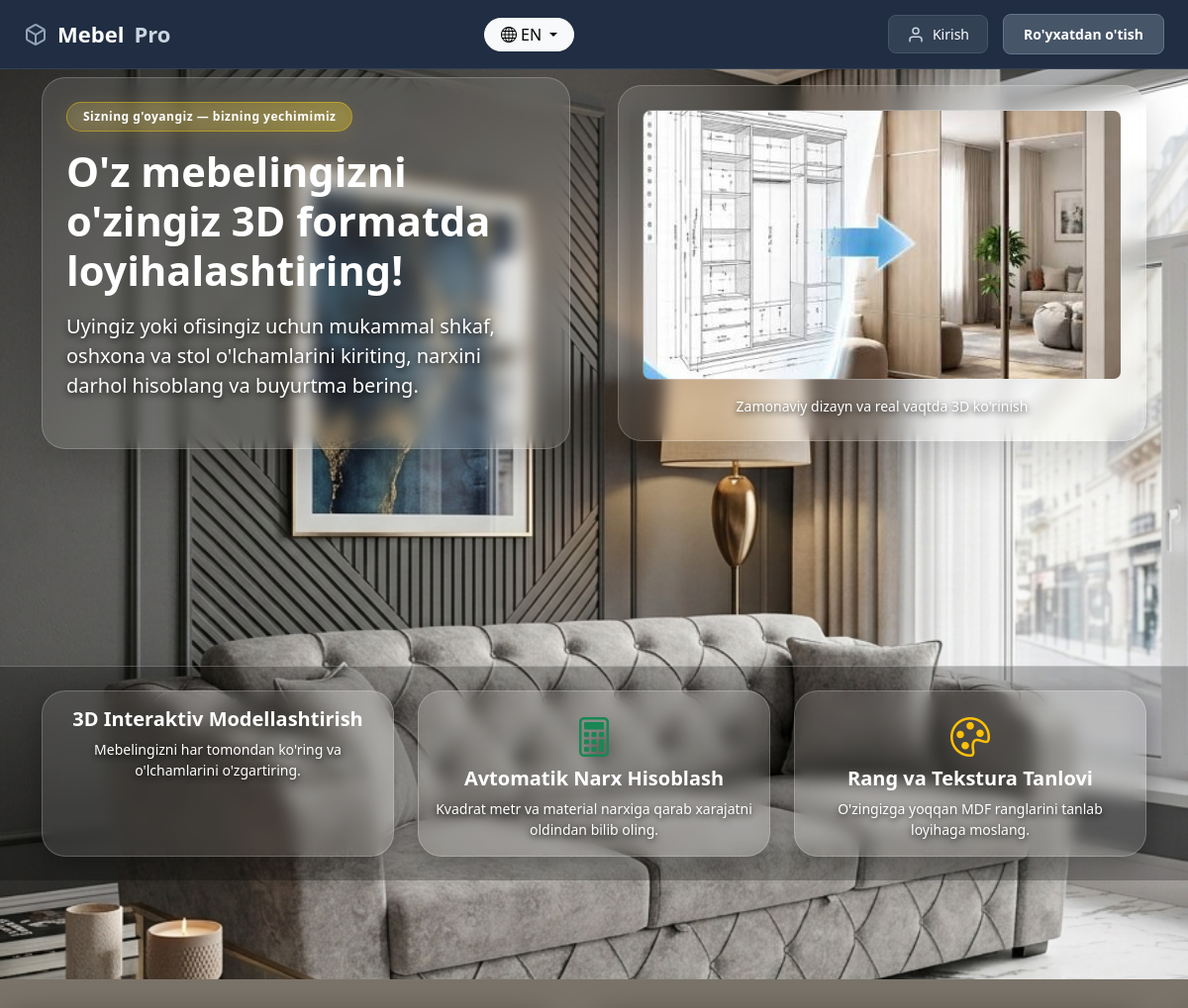
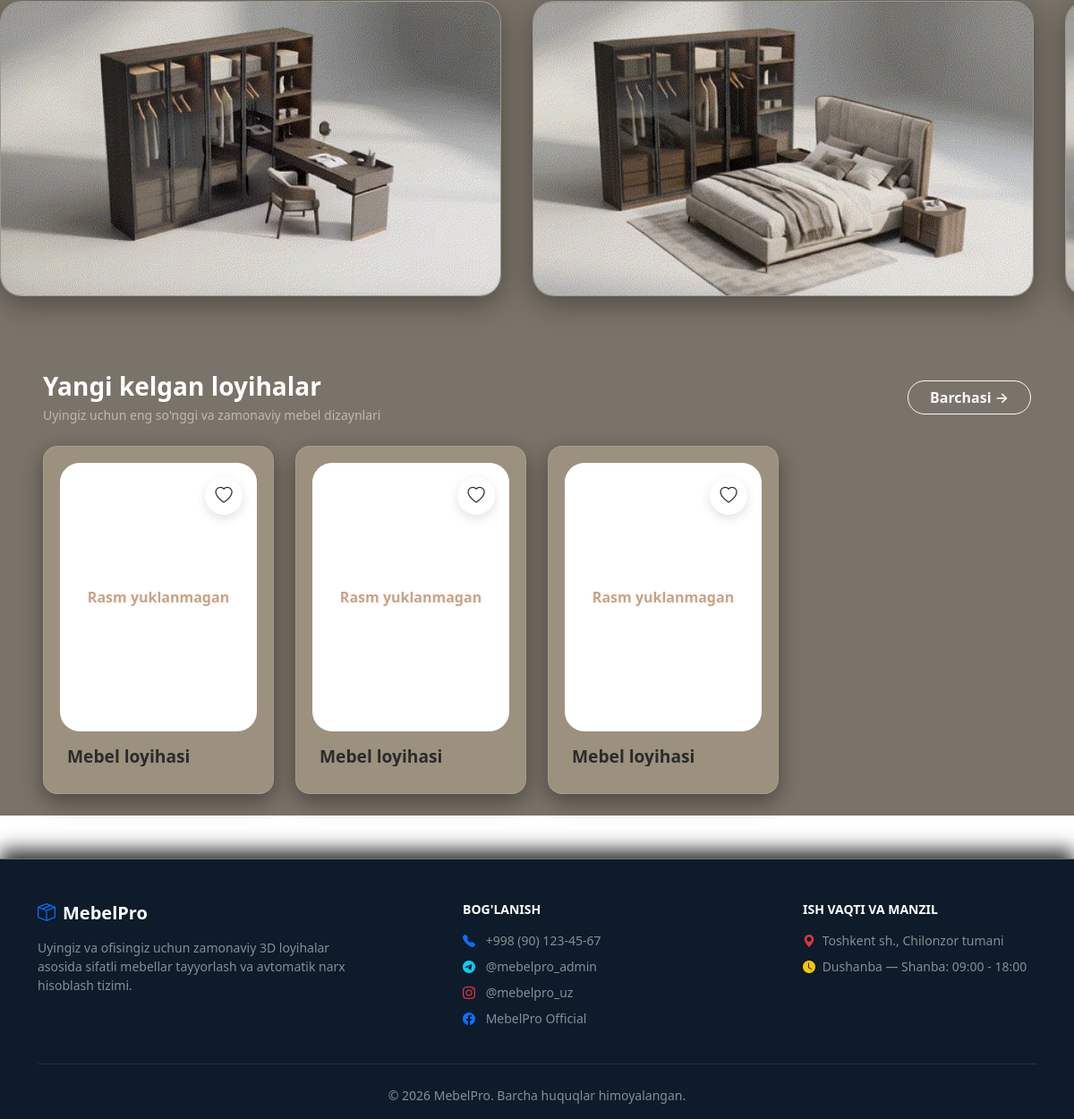
The page / on the database its author committed (2 pictures, top to bottom).
### furniture/models.py (models this page shows, shortened)
class FurnitureProject(models.Model):
    FURNITURE_TYPES = [
        ('Shkaf', 'Shkaf'),
        ('Stol', 'Stol'),
        ('Oshxona mebeli', 'Oshxona mebeli'),
        ('Krovat', 'Krovat'),
        ('Komod', 'Komod'),
        ('Tumbochka', 'Tumbochka'),
    ]
    user = models.ForeignKey(
        User, on_delete=models.CASCADE, related_name='projects'
    )
    title = models.CharField(max_length=200, default='Yangi mebel loyihasi')
    favorites = models.ManyToManyField(User, related_name='favorite_projects', blank=True, verbose_name="Sevimlilar")
    furniture_type = models.CharField(
        max_length=50, choices=FURNITURE_TYPES, default='shkaf'
    )
    width = models.IntegerField(default=200, verbose_name='Eni')
    height = models.IntegerField(default=240, verbose_name="Bo'yi")
    depth = models.IntegerField(default=60, verbose_name='Chuqurligi')
    doors_count = models.IntegerField(default=4, verbose_name='Eshiklar soni')
    shelves_count = models.IntegerField(default=5, verbose_name='Tokchalar soni')
    material = models.CharField(max_length=50, default='MDF')
    thickness = models.CharField(max_length=20, default='18 mm')
    color = models.CharField(max_length=50, default='Eman')
    square_meters = models.DecimalField(
        max_digits=10, decimal_places=2, default=0, verbose_name="Maydoni (kv.m)"
    )
    price_per_unit = models.DecimalField(
        max_digits=12, decimal_places=2, default=0, verbose_name="1 kv.m narxi"
    )
    estimated_price = models.DecimalField(
        max_digits=12, decimal_places=2, default=4850000.00
    )
    created_at = models.DateTimeField(auto_now_add=True)

### furniture/views.py (the view)
# urls.py: path('', views.home_view, name='home'),  # <--- login_view o'rniga home_view yoziladi
def home_view(request):
    projects = FurnitureProject.objects.all().order_by('-created_at')[:4]
    return render(request, 'furniture/home.html', {'projects': projects})

### templates/furniture/home.html (shortened to what this page needs)
{% load static %}
{% load i18n %}
<!DOCTYPE html>
<html lang="{{ LANGUAGE_CODE }}">
<head>
    <link href="https://cdn.jsdelivr.net/npm/bootstrap@5.3.0/dist/css/bootstrap.min.css" rel="stylesheet">
    <link rel="stylesheet" href="https://cdn.jsdelivr.net/npm/bootstrap-icons@1.10.5/font/bootstrap-icons.css">
    <link rel="stylesheet" href="{% static 'css/home.css' %}?v=1.2">
    <link rel="stylesheet" href="{% static 'css/responsive-notebook.css' %}?v=6">
    <link rel="stylesheet" href="{% static 'css/responsive-tablet.css' %}?v=6">
    <link rel="stylesheet" href="{% static 'css/responsive-phone.css' %}?v=6">
</head>
<body>
    <nav class="navbar-pro">
        <div class="nav-container">
            <a href="#" class="nav-logo">
                Mebel<span>Pro</span>
            </a>
           <div class="dropdown">
    <button class="btn btn-light dropdown-toggle rounded-pill px-3 py-1 d-flex align-items-center gap-1"
            type="button"
            data-bs-toggle="dropdown"
            aria-expanded="false">
        <i class="bi bi-globe"></i>
        <span>
            {% get_current_language as LANGUAGE_CODE %}
            {% if LANGUAGE_CODE == 'ru' %}
                RU
            {% elif LANGUAGE_CODE == 'en' %}
                EN
            {% else %}
                UZ
            {% endif %}
        </span>
    </button>
</div>
            <div class="nav-auth">
                <a href="{% url 'login' %}" class="btn-login">
                    <svg class="animated-user-icon" width="18" height="18" viewBox="0 0 24 24" fill="none" stroke="currentColor" stroke-width="2" stroke-linecap="round" stroke-linejoin="round">
                        <path d="M20 21v-2a4 4 0 0 0-4-4H8a4 4 0 0 0-4 4v2"></path>
                        <circle cx="12" cy="7" r="4"></circle>
                    </svg>
                    {% trans "Kirish" %}
                </a>
                <a href="{% url 'register' %}" class="btn-register">{% trans "Ro'yxatdan o'tish" %}</a>
            </div>
        </div>
    </nav>
   <div class="hero-background pt-5 mt-5">
        <div class="container py-5">
            <div class="row align-items-center g-5">
                <div class="col-lg-6">
                    <div class="p-4 glass-box shadow-lg">
                        <span class="badge badge-gold mb-3 px-3 py-2 rounded-pill">{% trans "Sizning g'oyangiz — bizning yechimimiz" %}</span>
                        <h1 class="display-5 fw-bold mb-3">{% trans "O'z mebelingizni o'zingiz 3D formatda loyihalashtiring!" %}</h1>
                        <p class="lead mb-4">{% trans "Uyingiz yoki ofisingiz uchun mukammal shkaf, oshxona va stol o'lchamlarini kiriting, narxini darhol hisoblang va buyurtma bering." %}</p>
                    </div>
                </div>
                <div class="col-lg-6">
                    <div class="p-4 glass-box shadow-lg text-center">
                        <div class="ratio ratio-16x9 rounded-3 overflow-hidden border border-light border-opacity-25">
                            <img src="{% static 'images/konstruktr.jpg' %}" alt="3D Mebel Dizayn" class="w-100 h-100 object-fit-cover">
                        </div>
                        <p class="mt-3 small mb-0">{% trans "Zamonaviy dizayn va real vaqtda 3D ko'rinish" %}</p>
                    </div>
                </div>
            </div>
        </div>
        <div class="py-4 border-top border-light border-opacity-25 bg-black bg-opacity-25">
            <div class="container">
                <div class="row text-center g-4">
                    <div class="col-md-4">
                        <div class="p-3 glass-box h-100">
                            <h5 class="fw-bold">{% trans "3D Interaktiv Modellashtirish" %}</h5>
                            <p class="small mb-0">{% trans "Mebelingizni har tomondan ko'ring va o'lchamlarini o'zgartiring." %}</p>
                        </div>
                    </div>
                    <div class="col-md-4">
                        <div class="p-3 glass-box h-100">
                            <i class="bi bi-calculator fs-1 text-success mb-3"></i>
                            <h5 class="fw-bold">{% trans "Avtomatik Narx Hisoblash" %}</h5>
                            <p class="small mb-0">{% trans "Kvadrat metr va material narxiga qarab xarajatni oldindan bilib oling." %}</p>
                        </div>
                    </div>
                    <div class="col-md-4">
                        <div class="p-3 glass-box h-100">
                            <i class="bi bi-palette fs-1 text-warning mb-3"></i>
                            <h5 class="fw-bold">{% trans "Rang va Tekstura Tanlovi" %}</h5>
                            <p class="small mb-0">{% trans "O'zingizga yoqqan MDF ranglarini tanlab loyihaga moslang." %}</p>
                        </div>
                    </div>
                </div>
            </div>
        </div>
    </div>
    <div class="marquee-container" style="background-color: #7a7369 !important; width: 100% !important; padding: 20px 0;">
    <div class="marquee-track">
                <div class="marquee-item"><img src="{% static 'gif/1.gif' %}" alt="Reklama 1"></div>
                <div class="marquee-item"><img src="{% static 'gif/2.gif' %}" alt="Reklama 2"></div>
                <div class="marquee-item"><img src="{% static 'gif/3.gif' %}" alt="Reklama 3"></div>
            </div>
        </div>
        <div class="container-fluid mb-5 py-4 px-4 px-lg-5" style="background-color: #7a7369  !important; width: 100% !important;">
    <div class="d-flex justify-content-between align-items-center mb-4">
        <div>
            <h3 class="fw-bold mb-1" style="color: #feffff;">{% trans "Yangi kelgan loyihalar" %}</h3>
            <p class="text-white-50 small mb-0">{% trans "Uyingiz uchun eng so'nggi va zamonaviy mebel dizaynlari" %}</p>
        </div>
        <a href="{% url 'client_projects' %}" class="btn btn-outline-light rounded-pill px-4 fw-semibold">
            {% trans "Barchasi" %} &rarr;
        </a>
    </div>
            <div class="row g-4">
                {% for project in projects|slice:":4" %}
                <div class="col-12 col-sm-6 col-lg-3">
                    <div class="card modern-card-large">
                        <div class="modern-img-box-large">
                            {% if project.image %}
                                <img src="{{ project.image.url }}" alt="{{ project.name }}">
                            {% else %}
                                <div class="text-muted fw-semibold">{% trans "Rasm yuklanmagan" %}</div>
                            {% endif %}
                            <button type="button" class="like-btn-outline" onclick="toggleHeart(this, event)" title="{% trans "Saralanganlarga qo'shish" %}">
                                <i class="bi bi-heart"></i>
                            </button>
                        </div>
                        <div class="card-body modern-card-body-large">
                            <h5 class="product-title-large text-truncate">
                                {{ project.name|default:_("Mebel loyihasi") }}
                            </h5>
                        </div>
                    </div>
                </div>
                {% empty %}
                <div class="col-12 text-center py-5">
                    <p class="text-white">{% trans "Hozircha loyihalar mavjud emas." %}</p>
                </div>
                {% endfor %}
            </div>
        </div>
        <footer class="footer-dark text-white pt-5 pb-3 border-top border-secondary">
            <div class="container">
                <div class="row justify-content-between g-4">
                    <div class="col-lg-4 col-md-5">
                        <h5 class="fw-bold mb-3">
                            <i class="bi bi-box-seam me-2 text-primary"></i>MebelPro
                        </h5>
                        <p class="text-white-50 small">
                            {% trans "Uyingiz va ofisingiz uchun zamonaviy 3D loyihalar asosida sifatli mebellar tayyorlash va avtomatik narx hisoblash tizimi." %}
                        </p>
                    </div>
                    <div class="col-lg-3 col-md-3">
                        <h6 class="fw-bold mb-3 text-uppercase small">{% trans "Bog'lanish" %}</h6>
                        <ul class="list-unstyled small text-white-50">
                            <li class="mb-2"><i class="bi bi-telephone-fill text-primary me-2"></i> +998 (90) 123-45-67</li>
                            <li class="mb-2"><i class="bi bi-telegram text-info me-2"></i> @mebelpro_admin</li>
                            <li class="mb-2"><i class="bi bi-instagram text-danger me-2"></i> @mebelpro_uz</li>
                            <li class="mb-2"><i class="bi bi-facebook text-primary me-2"></i> MebelPro Official</li>
                        </ul>
                    </div>
                    <div class="col-lg-3 col-md-4">
                        <h6 class="fw-bold mb-3 text-uppercase small">{% trans "Ish vaqti va Manzil" %}</h6>
                        <p class="text-white-50 small mb-2"><i class="bi bi-geo-alt-fill text-danger me-1"></i> {% trans "Toshkent sh., Chilonzor tumani" %}</p>
                        <p class="text-white-50 small"><i class="bi bi-clock-fill text-warning me-1"></i> {% trans "Dushanba — Shanba: 09:00 - 18:00" %}</p>
                    </div>
                </div>
                <hr class="border-secondary my-4 opacity-25">
                <div class="text-center text-white-50 small">
                    &copy; 2026 MebelPro. {% trans "Barcha huquqlar himoyalangan." %}
                </div>
            </div>
        </footer>
</body>
</html>

### static/css/responsive-notebook.css (style rules this page uses)
body { max-width: 100%; overflow-x: clip; }
.hero-background { background-color: #121824 !important; }
@media (min-width: 992px) and (max-width: 1399.98px) { .nav-container { gap: 1rem; padding: 0 24px; } }
@media (min-width: 992px) and (max-width: 1399.98px) { .hero-background h1 { font-size: 2.6rem; } }
@media (min-width: 992px) and (max-width: 1399.98px) { .marquee-item { width: 560px; height: 330px; } }

### static/css/responsive-tablet.css (style rules this page uses)
@media (orientation: portrait) { .hero-background { background-size: cover !important; } }

### rows shown on the page
FurnitureProject: name "Mebel loyihasi"
FurnitureProject: name "Mebel loyihasi"
FurnitureProject: name "Mebel loyihasi"
